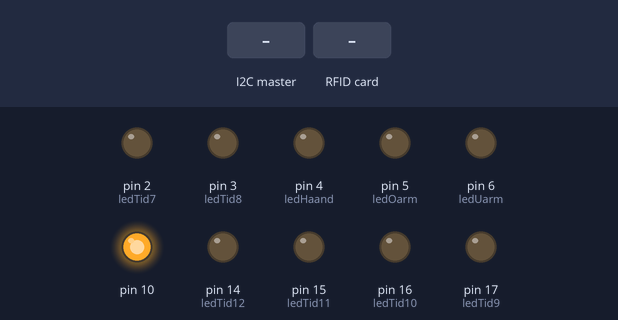
The sketch below on a simulated Arduino Uno, built with avr-gcc and run on an emulated ATmega328P. Parts: output pins drawn as LEDs (lit = HIGH). The test bench sets the inputs (shaded band). What the sketch prints to the serial monitor is not drawn.

Above: at 0.1 s.
At 1.3 s:
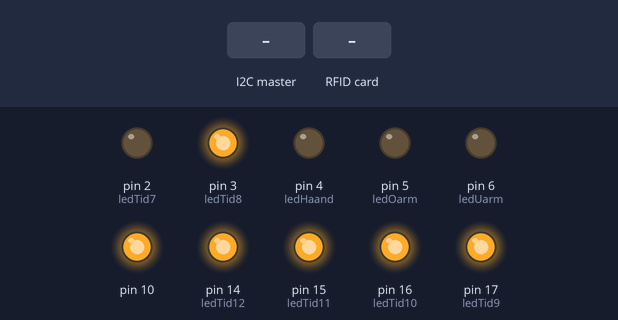
1.4 s: the I2C master sends the byte 1
At 2.2 s:
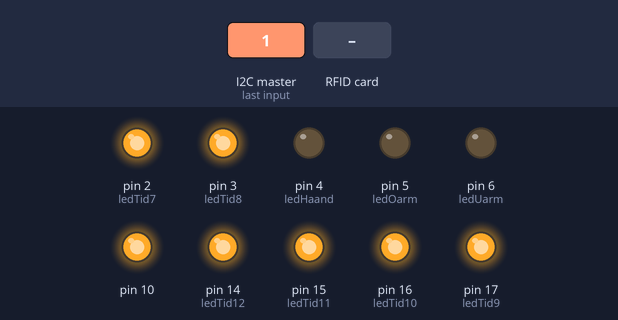
2.9 s: RFID card 5E 7A 19 C4 held to the reader
Timing chart, 0 to 5.9 s (numbered marks = the images above; inputs shaded):
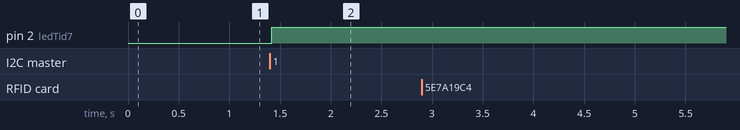

The sketch:

KjedeSlaveArm.ino
```cpp
#include <Wire.h>
#include <SPI.h>
#include <MFRC522.h>

#define HAAND_PIN 9
#define UARM_PIN 8
#define OARM_PIN 7
#define RST_PIN 1

int ledHaand = 4;
int ledUarm = 6;
int ledOarm = 5;

int ledTid12 = 14;
int ledTid11 = 15;
int ledTid10 = 16;
int ledTid9 = 17;
int ledTid8 = 3;
int ledTid7 = 2;

int x = 0;
int tidTeller = 0;

int antall = 1;
int riktig = 0;
int sistriktig = 0;
int riktigfordet = 0;
int riktigfordetigjen = 0;

MFRC522 haand(HAAND_PIN, RST_PIN);
MFRC522 uarm(UARM_PIN, RST_PIN);
MFRC522 oarm(OARM_PIN, RST_PIN);

void setup() {
  Serial.begin(9600);
  while(!Serial);

  SPI.begin();

  Wire.begin(2);
  Wire.onReceive(receiveEvent);
  Wire.onRequest(requestEvent);

  haand.PCD_Init();
  uarm.PCD_Init();
  oarm.PCD_Init();

  pinMode(ledHaand, OUTPUT);
  pinMode(ledUarm, OUTPUT);
  pinMode(ledOarm, OUTPUT);
  pinMode(ledTid12, OUTPUT);
  pinMode(ledTid11, OUTPUT);
  pinMode(ledTid10, OUTPUT);
  pinMode(ledTid9, OUTPUT);
  pinMode(ledTid8, OUTPUT);
  pinMode(ledTid7, OUTPUT);

  digitalWrite(ledHaand, LOW);
  digitalWrite(ledUarm, LOW);
  digitalWrite(ledOarm, LOW);
  digitalWrite(ledTid12, HIGH);
  digitalWrite(ledTid11, HIGH);
  digitalWrite(ledTid10, HIGH);
  digitalWrite(ledTid9, HIGH);
  digitalWrite(ledTid8, HIGH);
  //digitalWrite(ledTid7, HIGH);
}

void requestEvent(){
  Wire.write(antall);
  Serial.println("sendt");
}

void receiveEvent(int bytes) {
 x = Wire.read();
    if (x == 1) {
      omstart();
    }else if(x == 2){
      tidTeller++;
  }
}

void check_reader(MFRC522 reader, int id){
  if( ! reader.PICC_IsNewCardPresent() || ! reader.PICC_ReadCardSerial() ) {
        return;
  }
  unsigned int hex_num;
   hex_num =  reader.uid.uidByte[0] << 24;
    hex_num += reader.uid.uidByte[1] << 16;
    hex_num += reader.uid.uidByte[2] <<  8;
    hex_num += reader.uid.uidByte[3];
    if ((id == 1 && hex_num == 16457) || (id == 2 && hex_num == 14549) || (id == 3 && hex_num == 36084)) {
      if (id != sistriktig && id != riktigfordet){
        switch(id){
          case 1:;
            blinke(ledHaand);
            break;
          case 2:
            blinke(ledUarm);
            break;
          case 3:
            blinke(ledOarm);
        }
        antall = antall++;
        riktig = id;
        riktigfordet = sistriktig;
        sistriktig = riktig;
     }
    } else {

       //antall øker midlertidig for at tidtakeren til master skal registerere hendelsen
       Serial.println(hex_num);
       antall++;
       delay(250);
       antall++;
    }
    Serial.println(hex_num);
    delay(100);
}

void omstart(){
  blinke(ledHaand);
  delay(200);
  blinke(ledUarm);
  delay(200);
  blinke(ledOarm);
  digitalWrite(ledHaand, LOW);
  digitalWrite(ledUarm, LOW);
  digitalWrite(ledOarm, LOW);
  digitalWrite(ledTid12, HIGH);
  digitalWrite(ledTid11, HIGH);
  digitalWrite(ledTid10, HIGH);
  digitalWrite(ledTid9, HIGH);
  digitalWrite(ledTid8, HIGH);
  digitalWrite(ledTid7, HIGH);
  riktig = 0;
  sistriktig = 0;
  riktigfordet = 0;
  tidTeller = 0;
}

void blinke(int blinker){
  digitalWrite(blinker, HIGH);
  delay(100);
  digitalWrite(blinker, LOW);
  delay(100);
  digitalWrite(blinker, HIGH);
  delay(100);
  digitalWrite(blinker, LOW);
  delay(100);
  digitalWrite(blinker, HIGH);
}

//Spiller av første halvdel av nedtellingssekvens
//Andre halvdel spilles av KjedeSlaveBen01
void play(){
  delay(10000);
  digitalWrite(ledTid12, LOW);
  delay(10000);
  digitalWrite(ledTid11, LOW);
  delay(10000);
  digitalWrite(ledTid10, LOW);
  delay(10000);
  digitalWrite(ledTid9, LOW);
  delay(10000);
  digitalWrite(ledTid8, LOW);
  delay(10000);
  //digitalWrite(ledTid7, LOW);
}

void loop() {
  check_reader(haand, 1);
  check_reader(uarm, 2);
  check_reader(oarm, 3);
  if (tidTeller == 1){
    play();
    tidTeller++;
    }
  //Venter til KjedeMester01 har fått lest av variabelen antall før den nullstilles
  if (antall == 3){
    delay(100);
    antall = 0;
    delay(100);
  }
  delay(400);
}
```

Measured:
- after the input at 1.4 s, pin 2 (ledTid7): LOW → HIGH at once
- after the input at 2.9 s, every drawn part: stays the same
